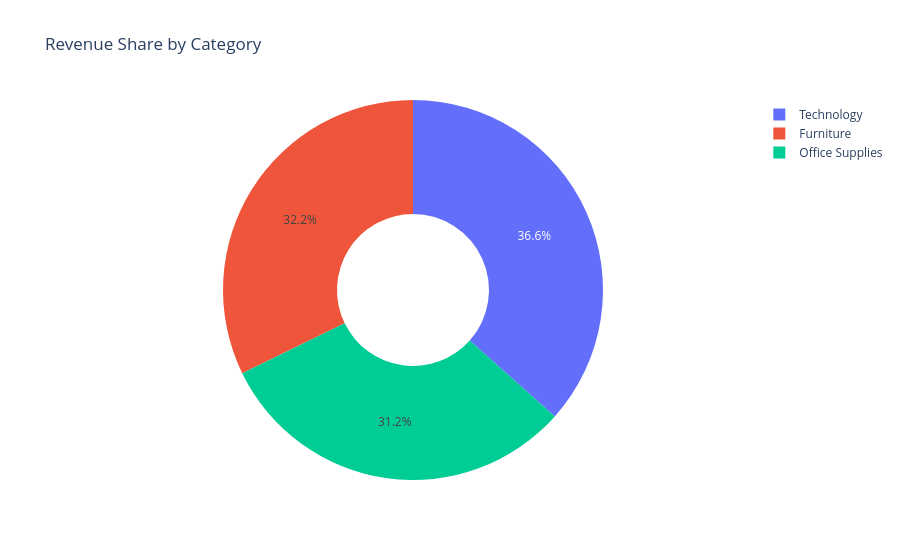

The notebook cell saved with this chart:
### Code cell
# revenue by category (pie chart)
fig2 = px.pie(category_sales, names='Category', values='Total Sales',
              title='Revenue Share by Category',
              hole=0.4)
fig2.show()

### Figure 1 — Plotly figure (JSON) as saved in the notebook; plotly's stock layout.template omitted (floating-point values rounded to 4 significant figures)
{"data": [{"domain": {"x": [0, 1], "y": [0, 1]}, "hole": 0.4, "hovertemplate": "Category=%{label}<br>Total Sales=%{value}<extra></extra>", "labels": ["Technology", "Furniture", "Office Supplies"], "legendgroup": "", "name": "", "showlegend": true, "type": "pie", "values": [827500.0, 728700.0, 705400.0]}], "layout": {"legend": {"tracegroupgap": 0}, "title": {"text": "Revenue Share by Category"}}}
